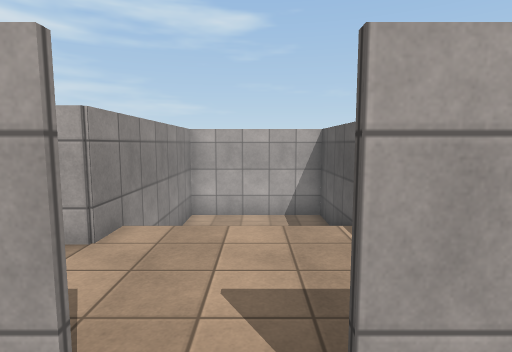
[1] (above)

21 first-person views from a walk through a scene from a Unity 3-D project. The camera is 1.5 m above the floor, tilts 6° down and sees 80° across. The floor is counted in squares, 1 m on a side. Each view is taken from the middle of a square. On the plan, view 1 faces up. The plan holds only what a view shows up to about 15 squares ahead; the rest is blank. Surface patterns are stand-ins for the level's own textures.

[2]
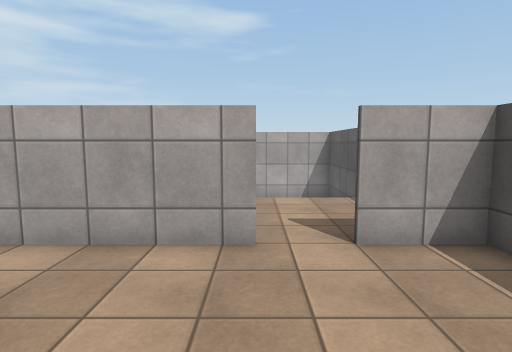

[3]
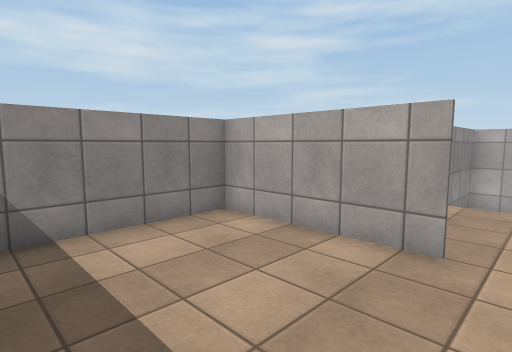

[4]
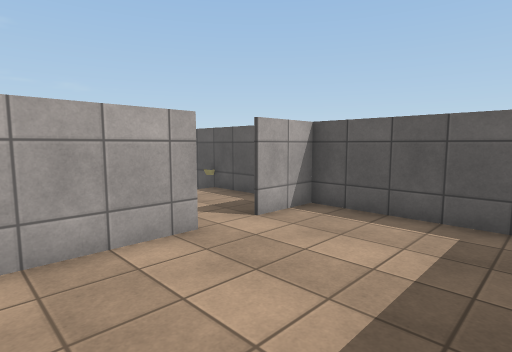

[5]
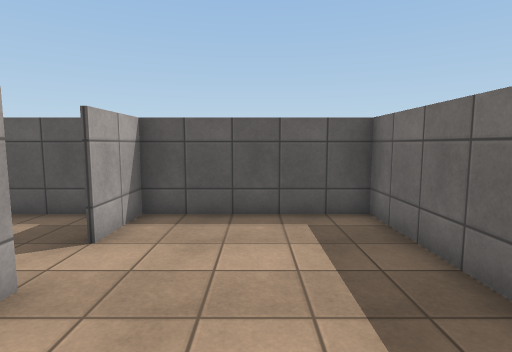

[6]
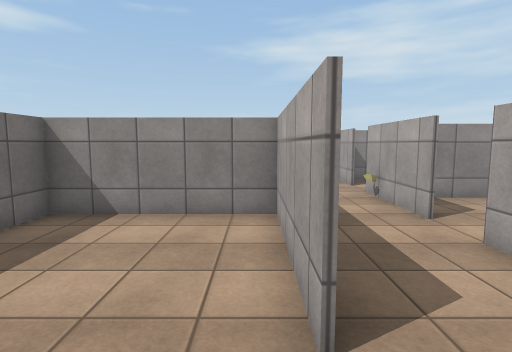

[7]
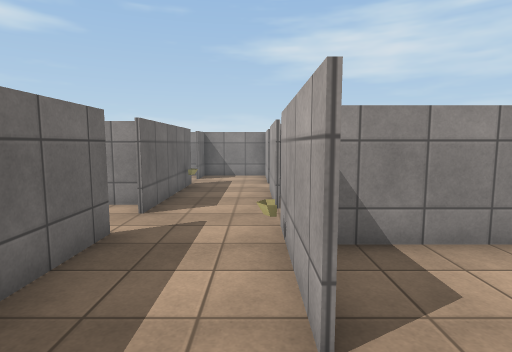

[8]
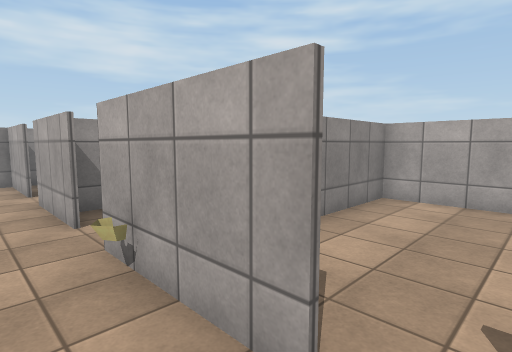

[9]
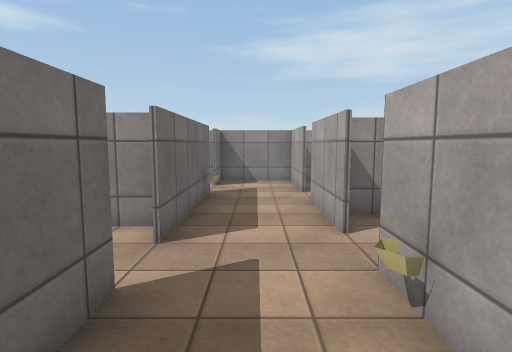

[10]
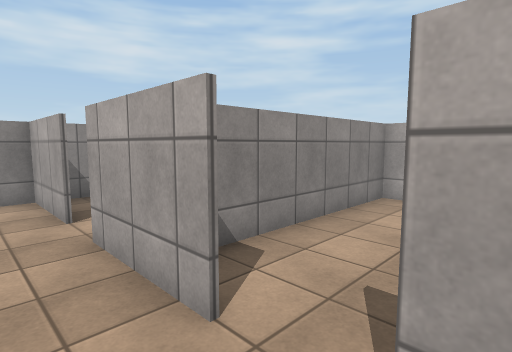

[11]
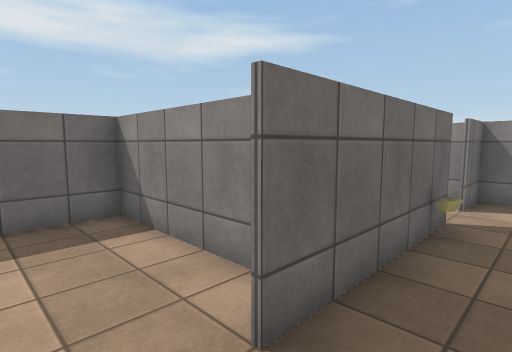

[12]
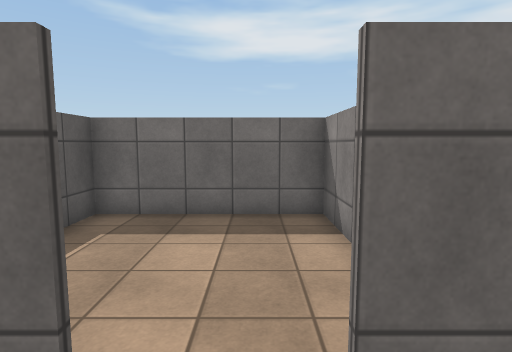

[13]
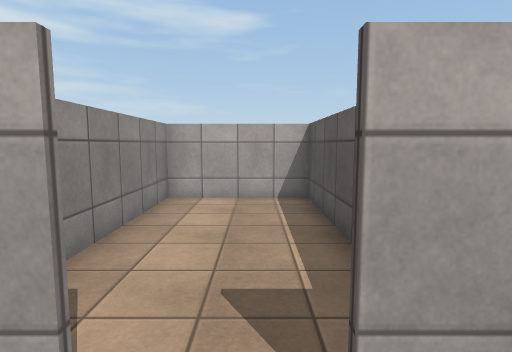

[14]
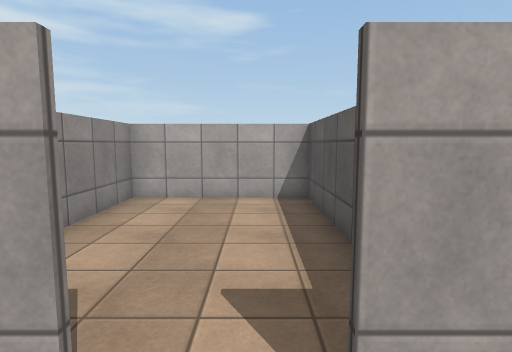

[15]
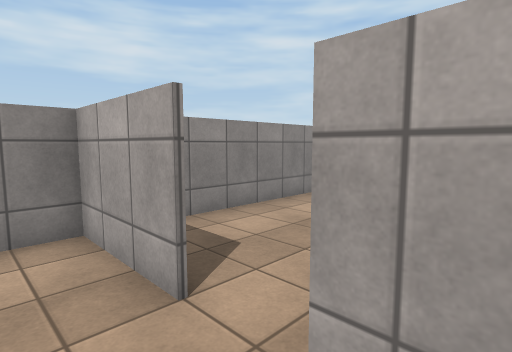

[16]
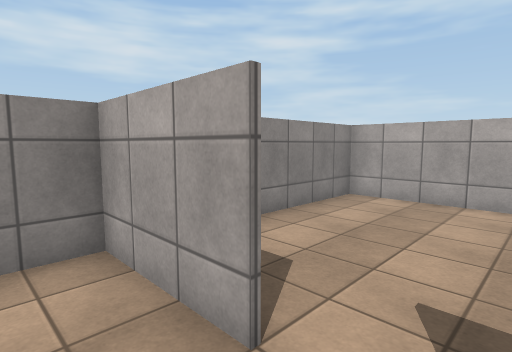

[17]
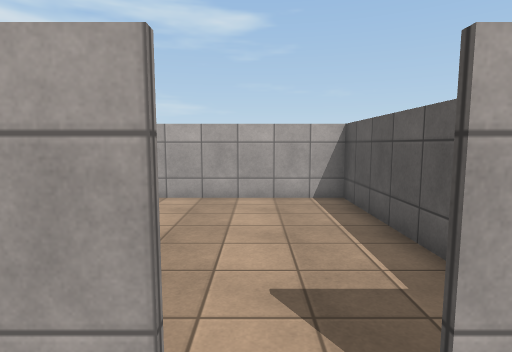

[18]
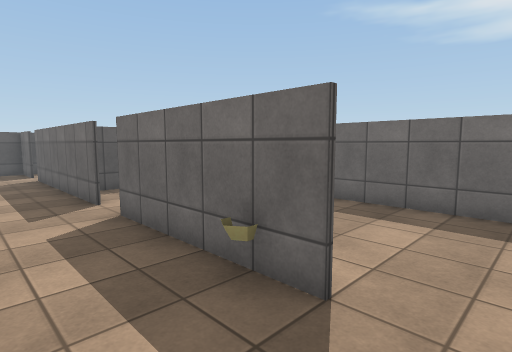

[19]
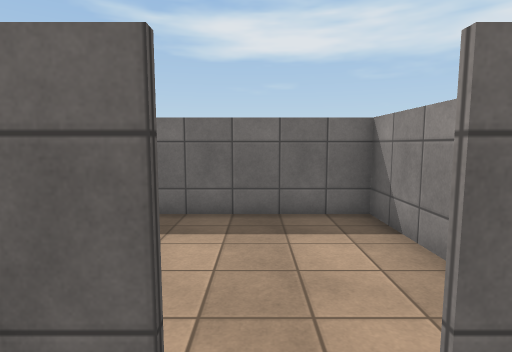

[20]
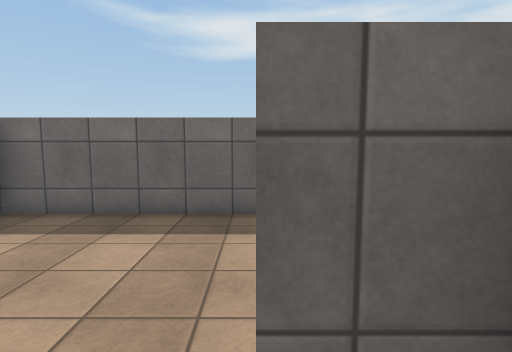

[21]
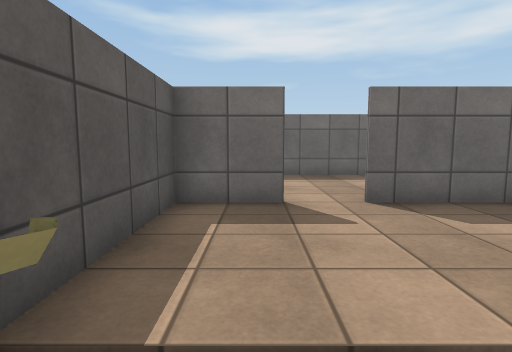

### Floor plan
Key: @ floor where view 1 was taken; # wall or solid block; . main floor; - floor 1.25 m lower than the main floor; / step, stairs or slope.
Columns run from 18 left of view 1 to 3 right of it. Each row starts with its distance up from view 1.
 12 ######################
 11 #.....#...#....#-----#
 10 #.....#...#....#-----#
  9 #.....#...#....#/   /#
  8 #.....#...#....#/   /#
  7 #.....#...#....#/  / #
  6 #.....#...#....#   /##
  5 ####.###..###..#....##
  4 #.........##.........#
  3 #....................#
  2 ##..#####.#######..###
  1 #....  #....#........#
  0 #..... #....#.....@..#
 -1 #......#....#........#
 -2 #......#....#........#
 -3 #......#....#........#
 -4 ######################

Positions as (right, up) in squares from view 1, and headings:
1: (0, 0), facing up
2: (-1, -3), facing up
3: (0, -3), facing up-left
4: (-4, -3), facing up-right
5: (-4, -1), facing right
6: (1, 1), facing left
7: (-3, 4), facing left
8: (-4, 3), facing up-left
9: (-5, 3), facing left
10: (-8, 3), facing up-left
11: (-8, 3), facing down-left
12: (-9, 3), facing down
13: (-9, 3), facing up
14: (-4, 3), facing up
15: (-12, 3), facing up-left
16: (-13, 3), facing up-left
17: (-14, 3), facing up
18: (-16, 4), facing down-right
19: (-15, 3), facing down
20: (-16, 3), facing down
21: (1, 7), facing down
